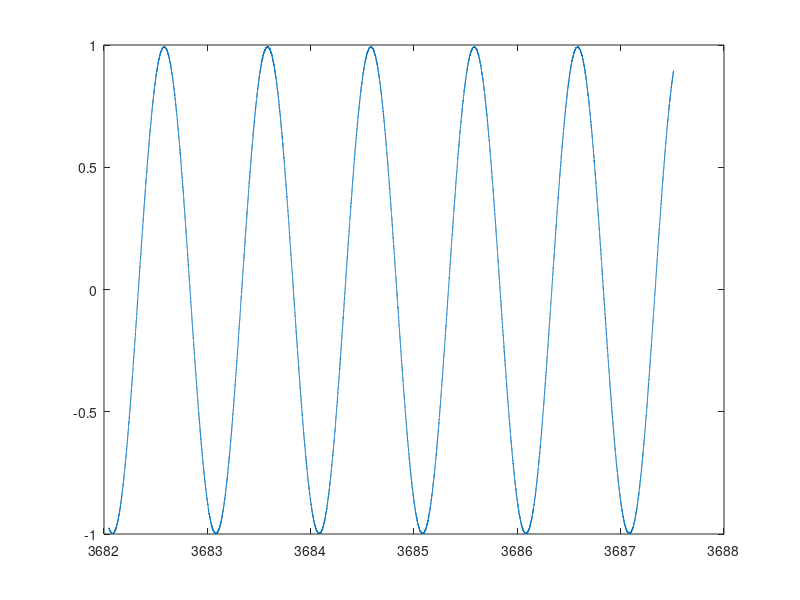

Here is the MATLAB script that generated this plot: (Note: this script raises an error after producing the figure.)
%% Fit_dev test

% load('100Hz_57474.mat')
load('1Hz_54634.mat')

Time_all = T_a;
Voltage_all = V;
Current_all = I;
freq = Freq;

clearvars T_a V I Freq

plot(Time_all, Current_all)

%%

clc

TD = Test_dev(Time_all, Voltage_all, -Current_all);

Ammeter = TD;


[Amp_out, Phase_out] = measure_by_fit(Ammeter, freq);

disp(['Amp = ' num2str(Amp_out, '%0.2f') 'Ohm // Phi = ' ...
    num2str(Phase_out, '%0.3f') ' deg'])

